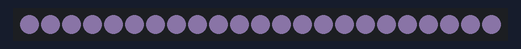
This sketch was run on a simulated ESP8266 (NodeMCU). Parts: 23 RGB LEDs in strip order, left to right. Dim RGB values are drawn brighter than linear; WiFi joins after 1.5 s; servers stay silent unless stated; random numbers use the default seed unless the sketch sets one; not simulated (calls return 0 or success): credentials.h; what the sketch prints to the serial monitor is not drawn.

Above: at 1.65 s.
At 5.44 s:
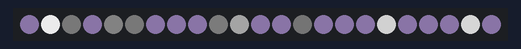
At 9.67 s:
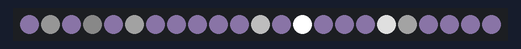
At 19.33 s:
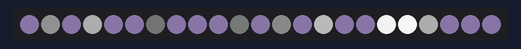
At 27.84 s:
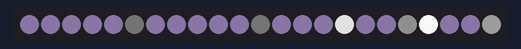
At 37.28 s:
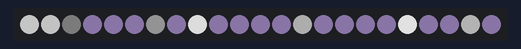

The sketch:

IcyTwinklingLightsWithOTA.ino
```cpp
/**
 *
 *  An early and simple LED effect that replicates the feel of sparkling icicles!
 *    -Manny Batt
 *
 */


// ***************************************
// ********** Global Variables ***********
// ***************************************


//Globals for Wifi Setup and OTA
#include <credentials.h>
#include <ESP8266WiFi.h>
#include <ESP8266mDNS.h>
#include <WiFiUdp.h>
#include <ArduinoOTA.h>

//WiFi Credentials
#ifndef STASSID
#define STASSID "your_ssid"
#endif
#ifndef STAPSK
#define STAPSK  "your_password"
#endif
const char* ssid = STASSID;
const char* password = STAPSK;

//Neopixel
#include <Adafruit_NeoPixel.h>
#define PIN D2
#define Pixels 23
Adafruit_NeoPixel strip = Adafruit_NeoPixel(Pixels, PIN, NEO_GRB + NEO_KHZ800);
float redStates[Pixels];
float blueStates[Pixels];
float greenStates[Pixels];
float fadeRate = 0.96;


// ***************************************
// *************** Setup *****************
// ***************************************


void setup() {

  //Initialize Serial
  Serial.begin(115200);
  Serial.println("Booting");

  //WiFi Initialization
  wifiSetup();

  //Start Neopixel
  strip.begin();
  strip.show(); // Initialize all pixels to 'off'
  for(uint16_t l = 0; l < Pixels; l++) {
    redStates[l] = 0;
    greenStates[l] = 0;
    blueStates[l] = 0;
  }
}


// ***************************************
// ************* Da Loop *****************
// ***************************************


void loop () {
  ArduinoOTA.handle();

   if (random(20) == 1) {
      uint16_t i = random(Pixels);
      if (redStates[i] < 1 && greenStates[i] < 1 && blueStates[i] < 1) {
        redStates[i] = 255;
        greenStates[i] = 255;
        blueStates[i] = 255;
      }
    }

    for(uint16_t l = 0; l < Pixels; l++) {
      if (redStates[l] > 1 || greenStates[l] > 1 || blueStates[l] > 1) {
        strip.setPixelColor(l, redStates[l], greenStates[l], blueStates[l]);

        if (redStates[l] > 1) {
          redStates[l] = redStates[l] * fadeRate;
        } else {
          redStates[l] = 0;
        }

        if (greenStates[l] > 1) {
          greenStates[l] = greenStates[l] * fadeRate;
        } else {
          greenStates[l] = 0;
        }

        if (blueStates[l] > 1) {
          blueStates[l] = blueStates[l] * fadeRate;
        } else {
          blueStates[l] = 0;
        }

      } else {
        strip.setPixelColor(l, 33,28,40);
      }
    }
    strip.show();
    delay(4);
}


// ***************************************
// ********** Backbone Methods ***********
// ***************************************


void wifiSetup() {

  WiFi.mode(WIFI_STA);
  WiFi.begin(ssid, password);
  while (WiFi.waitForConnectResult() != WL_CONNECTED) {
    Serial.println("Connection Failed! Rebooting...");
    delay(5000);
    ESP.restart();
  }
  ArduinoOTA.setHostname("IcyTwinklingLights");
  ArduinoOTA.onStart([]() {
    String type;
    if (ArduinoOTA.getCommand() == U_FLASH) {
      type = "sketch";
    } else { // U_SPIFFS
      type = "filesystem";
    }
    Serial.println("Start updating " + type);
  });
  ArduinoOTA.onEnd([]() {
    Serial.println("\nEnd");
  });
  ArduinoOTA.onProgress([](unsigned int progress, unsigned int total) {
    Serial.printf("Progress: %u%%\r", (progress / (total / 100)));
  });
  ArduinoOTA.onError([](ota_error_t error) {
    Serial.printf("Error[%u]: ", error);
    if (error == OTA_AUTH_ERROR) {
      Serial.println("Auth Failed");
    } else if (error == OTA_BEGIN_ERROR) {
      Serial.println("Begin Failed");
    } else if (error == OTA_CONNECT_ERROR) {
      Serial.println("Connect Failed");
    } else if (error == OTA_RECEIVE_ERROR) {
      Serial.println("Receive Failed");
    } else if (error == OTA_END_ERROR) {
      Serial.println("End Failed");
    }
  });
  ArduinoOTA.begin();
  Serial.println("Ready");
  Serial.print("IP address: ");
  Serial.println(WiFi.localIP());
}
```
